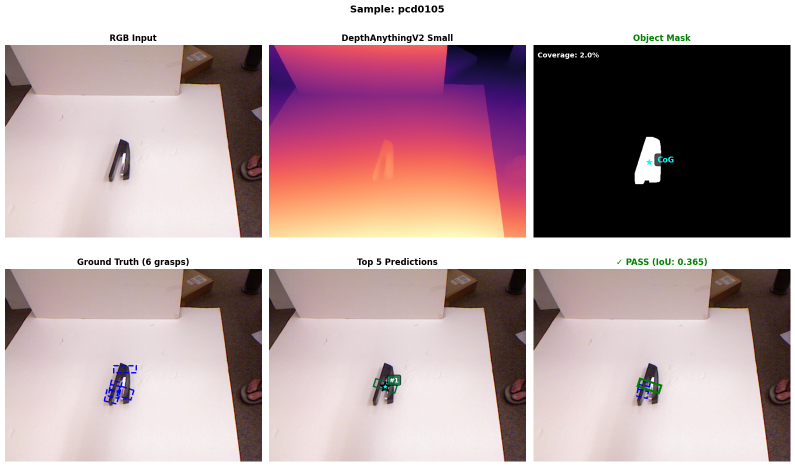
#> input picture cornell comparisson/grasp_visualizations/sample_001_pcd0105.png, 1589 x 933 px (shown at 1/2 size)
$ python -i STRICT_CROPPING_EVALUATION.py   (imports and definitions only)
#> lines starting #> are read from the running program, lines starting #| are printed output that depends on the picture; after the words box and inside, x2 and y2 are one past the last pixel; in counts of white or black regions, pixels touching at a corner belong together
import cv2
import numpy as np
from tqdm import tqdm
import time

# =============================================================================
# STRICT WHITE SURFACE CROPPING FUNCTION
# =============================================================================

def crop_white_surface_strict(image, white_threshold=210, min_area_ratio=0.20,
                               aggressive_clean=True):
    """
    Strictly crop to only the white surface and objects.
    Removes ALL background, desk edges, shadows, etc.
    """
#> called with white_threshold = 210, min_area_ratio = 0.2, aggressive_clean = True
    h, w = image.shape[:2]
#> h = 933; w = 1589

    # STRICT white detection - all RGB channels must be >= threshold
    r, g, b = image[:,:,0], image[:,:,1], image[:,:,2]
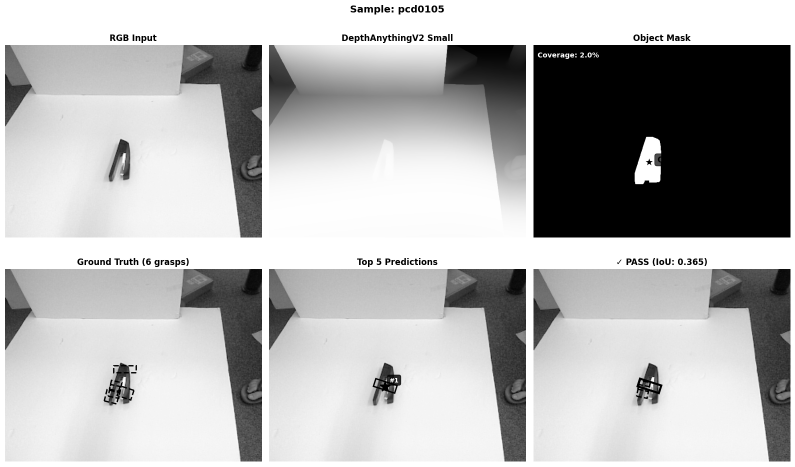
#> r: shape (933, 1589) (shown at 1/2 size); min 0, max 255, mean 178.7
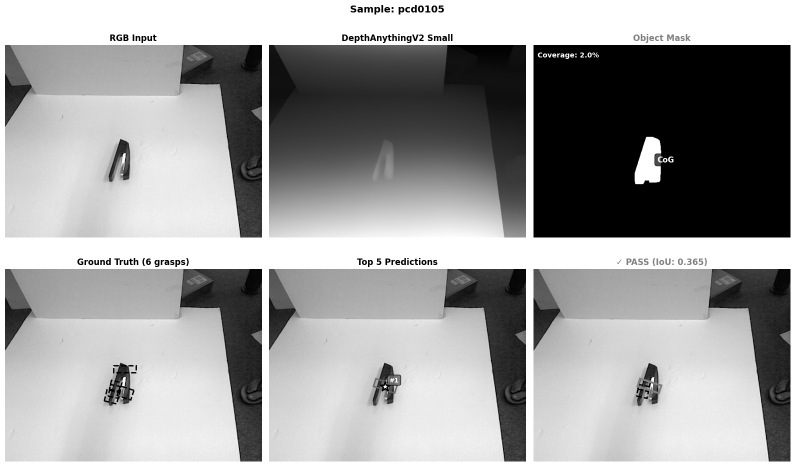
#> g: shape (933, 1589) (shown at 1/2 size); min 0, max 255, mean 156.6
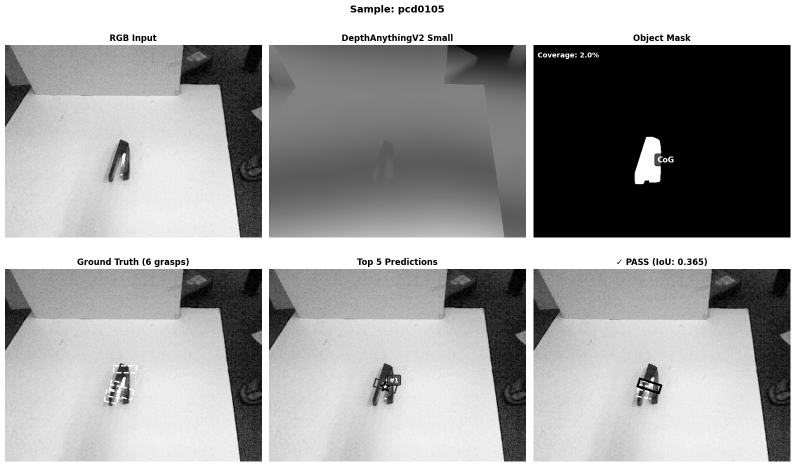
#> b: shape (933, 1589) (shown at 1/2 size); min 0, max 255, mean 159.2
    white_mask = ((r >= white_threshold) &
                  (g >= white_threshold) &
                  (b >= white_threshold)).astype(np.uint8) * 255
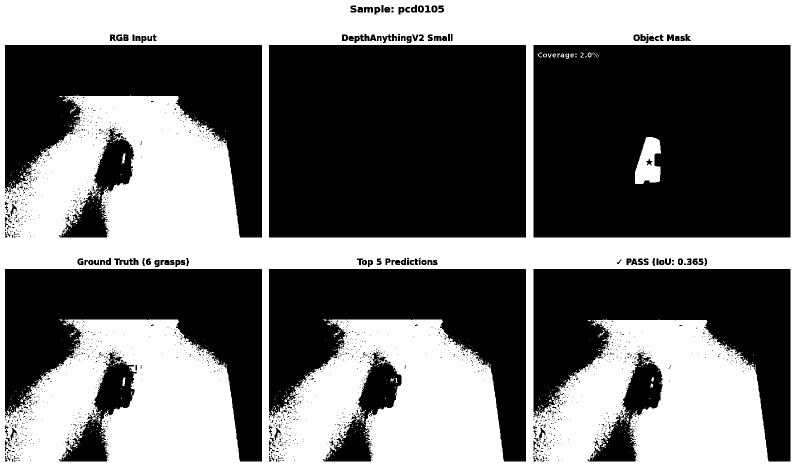
#> white_mask: shape (933, 1589) (shown at 1/2 size); 44.3% white; 578 white regions (540 under 20 px), largest, box (x1, y1, x2, y2) and area: (0, 0, 1589, 933) 650570, (1270, 274, 1322, 368) 3380, (243, 307, 251, 328) 91

    # Grayscale must also agree
    gray = cv2.cvtColor(image, cv2.COLOR_RGB2GRAY)
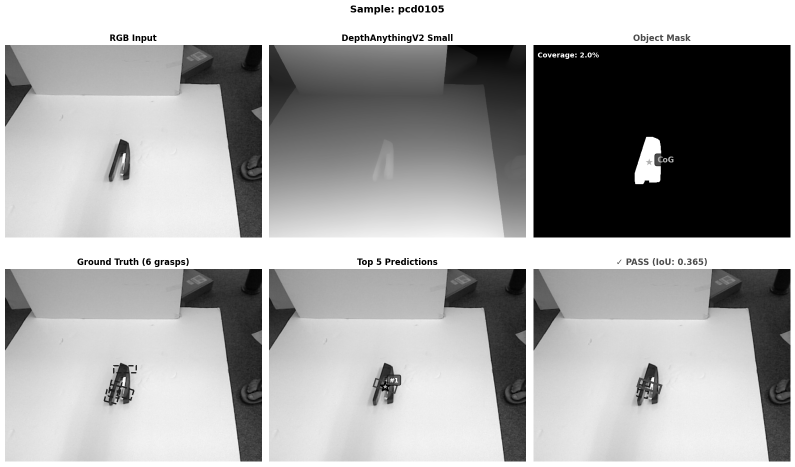
#> gray: shape (933, 1589) (shown at 1/2 size); min 0, max 255, mean 163.5
    gray_mask = (gray >= white_threshold).astype(np.uint8) * 255
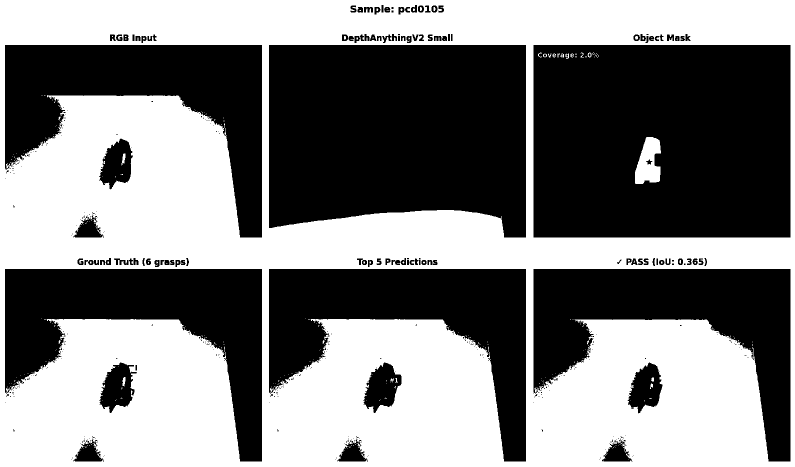
#> gray_mask: shape (933, 1589) (shown at 1/2 size); 49.8% white; 319 white regions (297 under 20 px), largest, box (x1, y1, x2, y2) and area: (0, 0, 1589, 933) 733360, (1270, 274, 1322, 368) 3393, (243, 307, 251, 331) 107
    combined_mask = cv2.bitwise_and(white_mask, gray_mask)

    # Aggressive morphological cleaning
    if aggressive_clean:
        kernel_large = cv2.getStructuringElement(cv2.MORPH_RECT, (11, 11))
        kernel_small = cv2.getStructuringElement(cv2.MORPH_RECT, (5, 5))
        combined_mask = cv2.morphologyEx(combined_mask, cv2.MORPH_CLOSE, kernel_large, iterations=4)
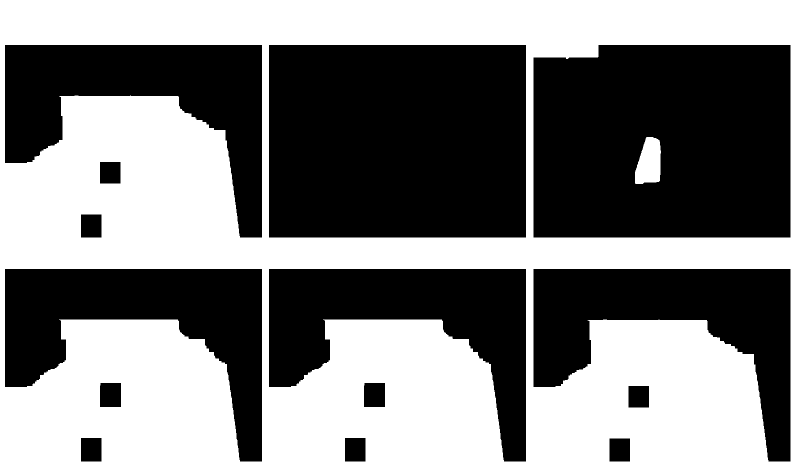
#> combined_mask: shape (933, 1589) (shown at 1/2 size); 48.9% white; 2 white regions, box (x1, y1, x2, y2) and area: (0, 0, 1589, 933) 721763, (1270, 274, 1322, 368) 3802
        combined_mask = cv2.morphologyEx(combined_mask, cv2.MORPH_OPEN, kernel_small, iterations=3)
#> combined_mask: shape (933, 1589); 48.9% white; 2 white regions, box (x1, y1, x2, y2) and area: (0, 0, 1589, 933) 721704, (1270, 274, 1321, 368) 3796
        combined_mask = cv2.morphologyEx(combined_mask, cv2.MORPH_CLOSE, kernel_large, iterations=2)
    else:
        kernel = cv2.getStructuringElement(cv2.MORPH_RECT, (7, 7))
        combined_mask = cv2.morphologyEx(combined_mask, cv2.MORPH_CLOSE, kernel, iterations=3)
        combined_mask = cv2.morphologyEx(combined_mask, cv2.MORPH_OPEN, kernel, iterations=2)

    # Find largest white region
    contours, _ = cv2.findContours(combined_mask, cv2.RETR_EXTERNAL, cv2.CHAIN_APPROX_SIMPLE)
#> contours = [[[0, 0], [0, 932], [1588, 932], [1588, 0]]]

    if len(contours) == 0:
        return image, (0, 0, w, h), False

    largest_contour = max(contours, key=cv2.contourArea)
#> largest_contour = [[0, 0], [0, 932], [1588, 932], [1588, 0]]
    contour_area = cv2.contourArea(largest_contour)
#> contour_area = 1480016

    if contour_area < h * w * min_area_ratio:
        return image, (0, 0, w, h), False

    # Get tight bounding box with minimal padding
    x, y, bw, bh = cv2.boundingRect(largest_contour)
#> x = 0; y = 0; bw = 1589; bh = 933
    padding_x = max(3, int(bw * 0.01))
#> padding_x = 15
    padding_y = max(3, int(bh * 0.01))
#> padding_y = 9

    x = max(0, x - padding_x)
    y = max(0, y - padding_y)
    bw = min(w - x, bw + 2 * padding_x)
    bh = min(h - y, bh + 2 * padding_y)

    cropped_image = image[y:y+bh, x:x+bw].copy()
    return cropped_image, (x, y, bw, bh), True


def adjust_grasp_coordinates(grasps, crop_bbox):
    """Adjust ground truth grasp coordinates after cropping."""
    x_offset, y_offset, crop_w, crop_h = crop_bbox
    adjusted_grasps = []

    for grasp in grasps:
        center_x, center_y = grasp['center']
        new_center_x = center_x - x_offset
        new_center_y = center_y - y_offset

        if 0 <= new_center_x < crop_w and 0 <= new_center_y < crop_h:
            adjusted_corners = []
            for corner in grasp['corners']:
                adj_corner = (corner[0] - x_offset, corner[1] - y_offset)
                adjusted_corners.append(adj_corner)

            adjusted_grasp = {
                'center': (new_center_x, new_center_y),
                'angle': grasp['angle'],
                'angle_deg': grasp['angle_deg'],
                'width': grasp['width'],
                'height': grasp['height'],
                'corners': np.array(adjusted_corners)
            }
            adjusted_grasps.append(adjusted_grasp)

    return adjusted_grasps


# =============================================================================
# STRICT CROPPING EVALUATION
# =============================================================================

# Configuration
ENABLE_STRICT_CROPPING = True
WHITE_THRESHOLD = 210        # Higher = stricter (removes more background)
MIN_AREA_RATIO = 0.20        # Minimum 20% of image must be white
AGGRESSIVE_CLEAN = True      # Use aggressive morphological operations

# [11 lines not run here, left out]

# =============================================================================
# STEP 1: STRICT CROPPING + DEPTH COMPUTATION
# =============================================================================

cached_data_strict = []
crop_stats = {
    'total': 0,
    'cropped_success': 0,
    'no_white_surface': 0,
    'no_grasps_after_crop': 0,
    'used_original': 0,
    'avg_size_reduction': []
}

# [1 line not run here, left out]
start_time = time.time()

# [67 lines not run here, left out]

depth_time = time.time() - start_time

# Print cropping statistics
# [24 lines not run here, left out]

# [5 lines that did not run here, left out]

top1_successes = 0
top5_successes = 0
any_successes = 0
ious = []
angle_diffs = []
total = 0

start_time = time.time()

# [44 lines not run here, left out]

eval_time = time.time() - start_time

# =============================================================================
# STEP 3: RESULTS
# =============================================================================

# [24 lines not run here, left out]

# Store for visualization
cached_data = cached_data_strict

>>> import cv2
>>> picture = cv2.cvtColor(cv2.imread('grasp_visualizations/sample_001_pcd0105.png'), cv2.COLOR_BGR2RGB)
>>> result = crop_white_surface_strict(picture)

$ run again, on cornell comparisson/grasp_visualizations/sample_004_pcd0120.png
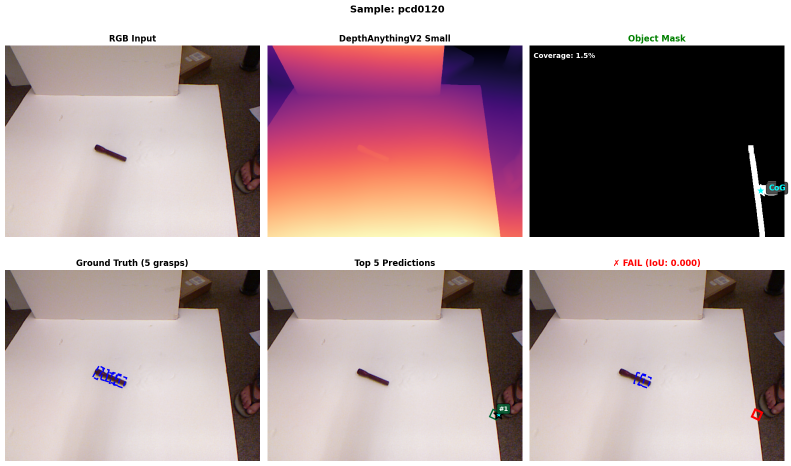
#> input picture cornell comparisson/grasp_visualizations/sample_004_pcd0120.png, 1581 x 932 px (shown at 1/2 size)
#> in crop_white_surface_strict, `white_mask = ((r >= white_threshold) & (g >= white_threshold) & (b >= ..`:
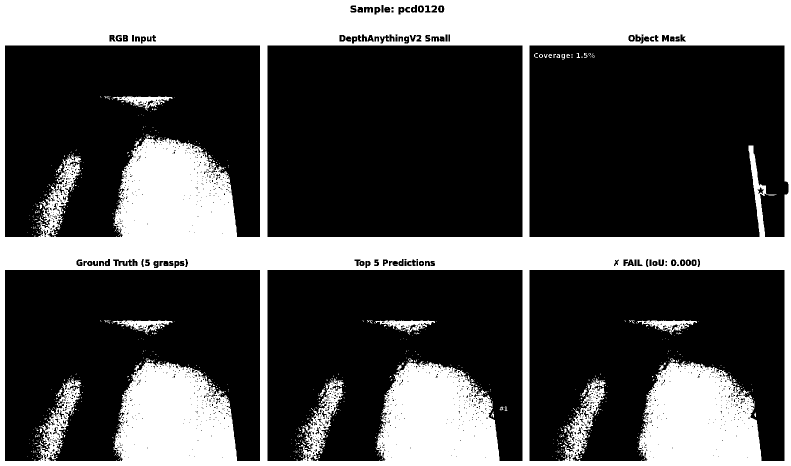
#> white_mask: shape (932, 1581) (shown at 1/2 size); 32.2% white; 805 white regions (757 under 20 px), largest, box (x1, y1, x2, y2) and area: (0, 0, 1581, 932) 464726, (225, 193, 345, 222) 1267, (225, 641, 345, 670) 1267
#> gray_mask: shape (932, 1581); 39.4% white; 703 white regions (682 under 20 px), largest, box (x1, y1, x2, y2) and area: (0, 0, 1581, 932) 577411, (982, 822, 989, 836) 51, (1123, 108, 1130, 119) 46
#> in crop_white_surface_strict, `combined_mask = cv2.morphologyEx(combined_mask, cv2.MORPH_OPEN, kernel..`:
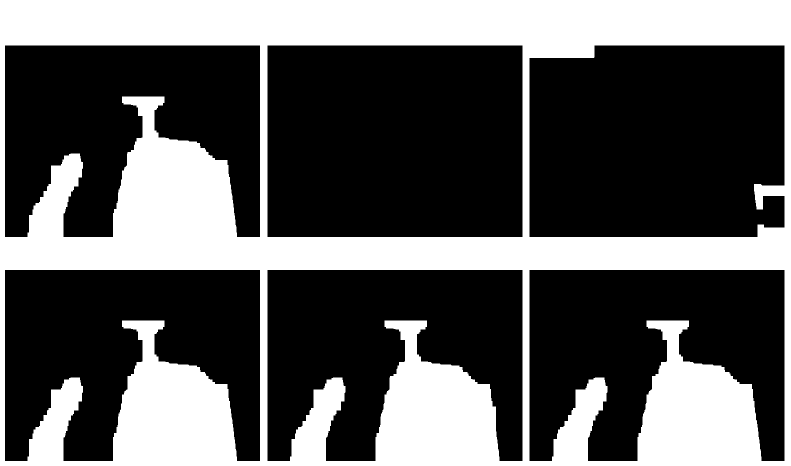
#> combined_mask: shape (932, 1581) (shown at 1/2 size); 35.8% white; 1 white region, box (x1, y1, x2, y2) and area: (0, 0, 1581, 932) 527439
#> contours = [[[0, 0], [0, 931], [1580, 931], [1580, 0]]]
#> largest_contour = [[0, 0], [0, 931], [1580, 931], [1580, 0]]
#> contour_area = 1470980
#> x = 0; bw = 1581; bh = 932
#> padding_x = 15
#> padding_y = 9
